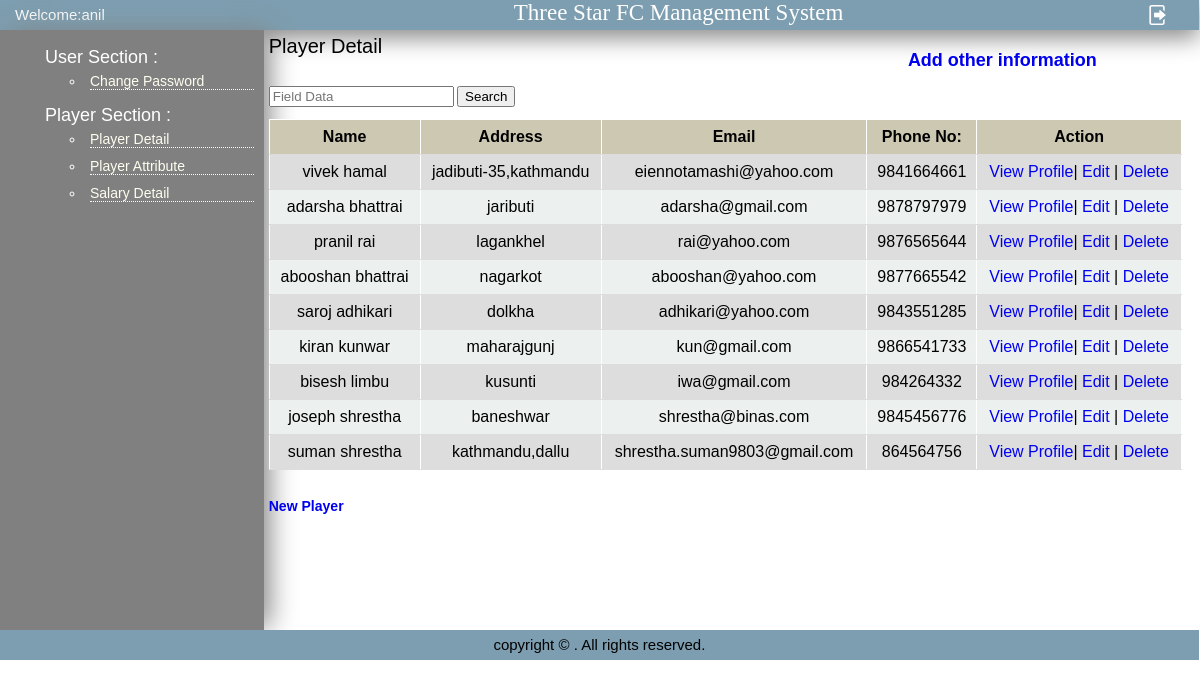
Page /player_detail.php (signed in) on the committed database.
### tables this page shows
CREATE TABLE `users` (
  `username` varchar(100) DEFAULT NULL,
  `email` varchar(100) DEFAULT NULL,
  `password` varchar(100) DEFAULT NULL,
  `admin_id` int(11) NOT NULL
);

CREATE TABLE `player_detail` (
  `id` int(100) NOT NULL,
  `name` varchar(30) DEFAULT NULL,
  `address` varchar(30) DEFAULT NULL,
  `DOB` varchar(120) NOT NULL,
  `email` varchar(30) DEFAULT NULL,
  `phone_no` bigint(100) DEFAULT NULL,
  `image` varchar(100) NOT NULL
);

### player_detail.php (the view, shortened to what this page needs)
<?php
include 'include/config.php';
if ($_SESSION['username'] == "admin")
include("include/header_admin.php");
else
include("include/header.php");
?>
<?php
$query = "select * from player_detail";
?>
<div id="pagename">Player Detail</div>
<div><h2><a href="player_game_info.php">Add other information</a></h2> </div>
<div id="search">
<form action="player_detail.php">
<input name="search" type="text" placeholder="Field Data"/>
<input type="submit" value="Search" />
</form>
</div>
<div id="table">
<table border="1" width="100%" cellspacing="0" cellpadding="0">
    <tr class="tbheader" >
        <th>Name</th>
        <th>Address</th>
        <th>Email</th>
        <th>Phone No:</th>
        <th>Action</th>
    </tr>
<?php
	   $result = mysqli_query($con,$query);
		while($row = mysqli_fetch_array($result))
		{
    ?>
<tr class="tr1">
        <td align="center"><?php echo $row["name"];?></td>
        <td align="center"><?php echo $row["address"];?></td>
        <td align="center"><?php echo $row["email"];?></td>
        <td align="center"><?php echo $row["phone_no"];?></td>
        <td align="center">
            <a href="<?php echo  'player_info.php?id='.$row["id"];?>">View Profile</a>|
            <a href="<?php echo  'player_detail_edit.php?id='.$row["id"];?>">Edit</a> |
            <a href="<?php echo 'player_detail.php?action=delete&id='.$row["id"];?>">Delete</a>
        </td>
    </tr>
<?php }?>
</table>
<br />
<a href="<?php echo  'player_detail_add.php';?>"><h3>New Player</h3></a>
</div>
<?php
include 'include/footer.php';
?>

### include/header.php (shortened to what this page needs)
<html>
    <head>
    </head>
    <body>
	<div class="container">
    <div id="header">
        <div id="welcome"><a href="first.php">Welcome:<?php echo $_SESSION['username']?></a></div>
        <div id="siteName"> Three Star FC Management System</div>
        <div id="logout"><a href="index.php"><img src="include/logout.png" alt="logout"></a>
        </div>
    </div>
    <div id="main">
        <div id="sidebar">
        	<ul>
                <li class="sidebar_header">User Section :
                <ul> <?php
				$query = "select * from users where username='".$_SESSION['username']."'";
					$result = mysqli_query($con,$query);
					while($row = mysqli_fetch_array($result))
					{
				?>
				    <li><a href="<?php echo  'change_pswd_users.php?id='.$row['admin_id'];?>">Change Password</a></li>
				<?php } ?>
                </ul>
                </li>
                <li class="sidebar_header">Player Section :
                    <ul>
                    	<li><a href="player_detail.php">Player Detail</a></li>
                    	<li><a href="attribute.php">Player Attribute</a></li>
						<li><a href="salary.php">Salary Detail</a></li>
                	</ul>
                </li>
            </ul>
        </div>
        <div id="content">
        	<div id="content-body">

### include/header.php (style rules this page uses)
body { margin:0px; width:99.9%; font-family: Arial, Helvetica, sans-serif; font-size:12px; }
a { text-decoration: none; }
#header { background-color:#7D9EB0; box-shadow: 0 7px 24px #808080; margin:0px; width:100%; height:30px; }
#welcome { line-height:30px; text-indent:15px; margin:0px; width:22%; height: 30px; float:left; }
#welcome a { text-decoration: none; color:white; font-size:15px }
#siteName { width:72%; height:30px; margin:0px; float:left; text-indent:250px; font-size:23px; font-family: "Times New Roman","Trebuchet MS"; color:white; }
#logout { float:left; }
#logout img { padding-left:20px; padding-top:5px; padding-top:5px; width:20px; height:20px; }
#main { width:100%; margin:0px; float:left; }
#sidebar { background-color:#808080; box-shadow: 8px 0 26px -3px #808080; display:inline; width:22%; margin:0px; float:left; min-height:600px; }
#sidebar a { display:block; padding:0px; border-bottom:1px dotted #FDFDF0; text-decoration:none; color:#FDFDF0; }
ul li { padding: 5px; font-size:14px; }
.sidebar_header { list-style:none; font-size:18px; color:white; }
#content { margin:0%; width:77%; float:left; min-height:600px; display:inline; }
#pagename { font-size:20px; width:70%; float:left; }
#content-body { padding:5px; }
table { border-color: white; }
.tbheader { background-color: #CDC8B1; }
.tr1 { background-color: #ECF1EF; }

### player_detail.php (style rules this page uses)
table { font-family: arial, sans-serif; border-collapse: collapse; width: 100%; }
td, th { border-bottom: 1px solid #ddd; text-align:centre; padding: 8px; }
tr:nth-child(even) { background-color: #dddddd; }

### rows in the picture
player_detail: name "vivek hamal", address "jadibuti-35,kathmandu", email "eiennotamashi@yahoo.com", phone_no "9841664661"
player_detail: name "adarsha bhattrai", address "jaributi", email "adarsha@gmail.com", phone_no "9878797979"
player_detail: name "pranil rai", address "lagankhel", email "rai@yahoo.com", phone_no "9876565644"
player_detail: name "abooshan bhattrai", address "nagarkot", email "abooshan@yahoo.com", phone_no "9877665542"
player_detail: name "saroj adhikari", address "dolkha", email "adhikari@yahoo.com", phone_no "9843551285"
player_detail: name "kiran kunwar", address "maharajgunj", email "kun@gmail.com", phone_no "9866541733"
player_detail: name "bisesh limbu", address "kusunti", email "iwa@gmail.com", phone_no "984264332"
player_detail: name "joseph shrestha", address "baneshwar", email "shrestha@binas.com", phone_no "9845456776"
player_detail: name "suman shrestha", address "kathmandu,dallu", email "shrestha.suman9803@gmail.com", phone_no "864564756"

### other values in the picture
$_SESSION['username'] "anil"
